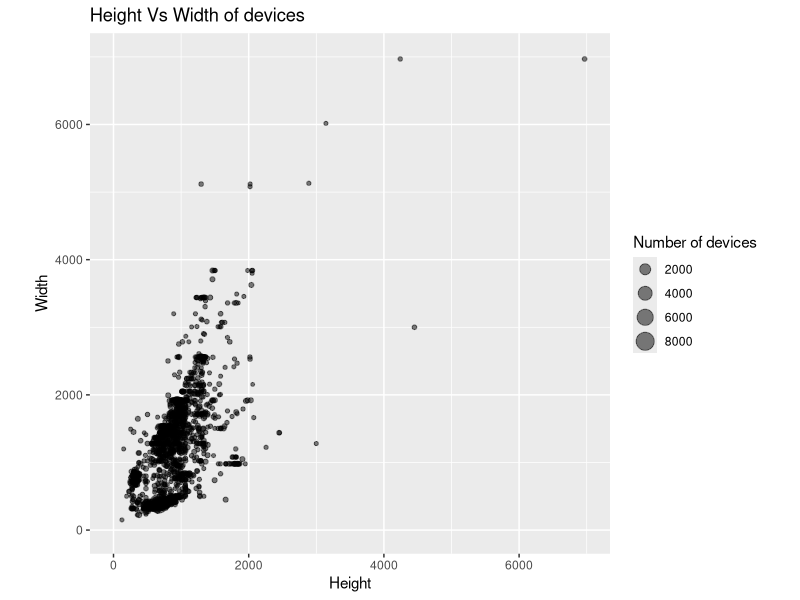
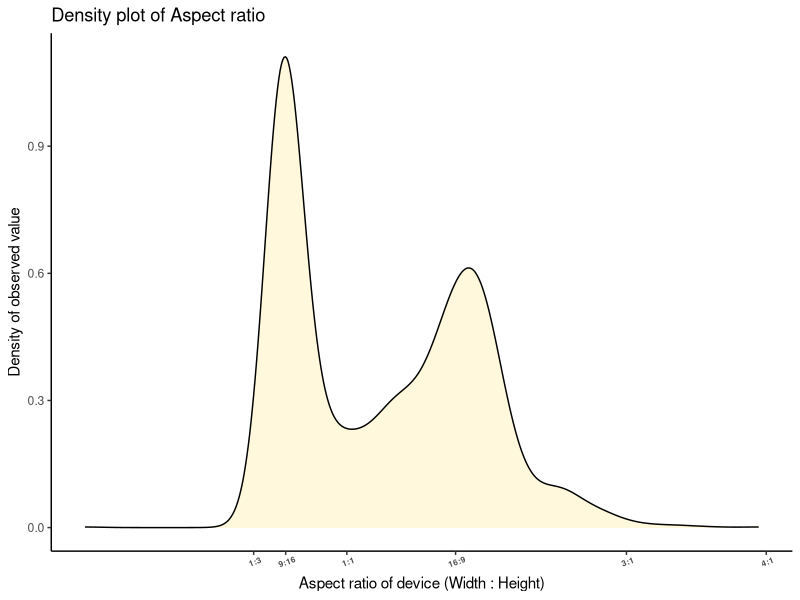

The R script that drew these images, in order:
## ---- chunk 1
library(tidyverse)
library(ggplot2)
## ---- chunk 2
#| echo: false
#| eval: true
#| message: false

v <- read_csv(here::here("data/viewports.csv"))
glimpse(v)
## ---- chunk 3
#| label: fig-scat
#| fig-cap: "Scatter plot for Height Vs Width of devices"
pl1 <- ggplot(data = v %>% drop_na(),aes(x = Height,y = Width,size=Count)) + geom_point(alpha = 0.5) + theme(aspect.ratio = 1) + lims(x = c(0,7000),y = c(0,7000)) + ggtitle("Height Vs Width of devices") + labs(size = "Number of devices")
pl1
## ---- chunk 4
v <- v %>% mutate(aspect_ratio = Width/Height)
## ---- chunk 5
#| label: fig-dense
#| fig-cap: "Density plot of aspect ratio"
axis_labels <- c("1:3","9:16","1:1","16:9","3:1","4:1")
pl2 <- ggplot(data = v %>% filter(aspect_ratio<4), aes(x = aspect_ratio)) + geom_density(fill = "cornsilk") + theme_classic() + labs(x = "Aspect ratio of device (Width : Height)",y =  "Density of observed value") + ggtitle("Density plot of Aspect ratio") + 
  lims(x = c(0,4)) +
  scale_x_continuous(labels = axis_labels,breaks = c(1/3,9/16,1,16/9,3/1,4/1)) + 
  theme(axis.text.x = element_text(angle = 20,size = 6,face = 'bold')) 
pl2
